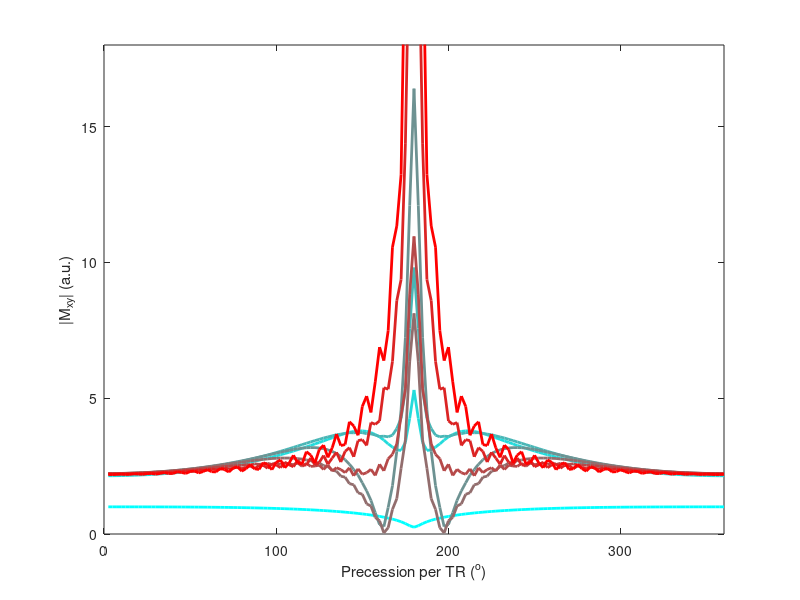
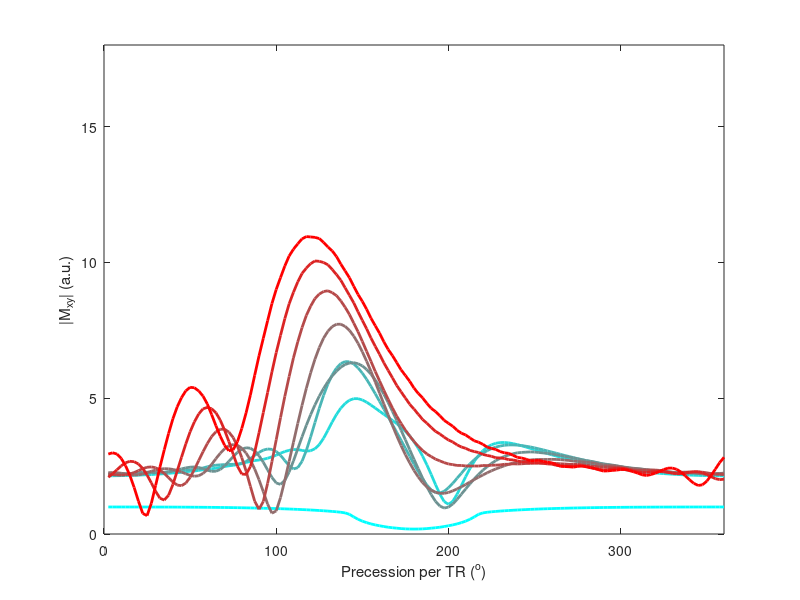
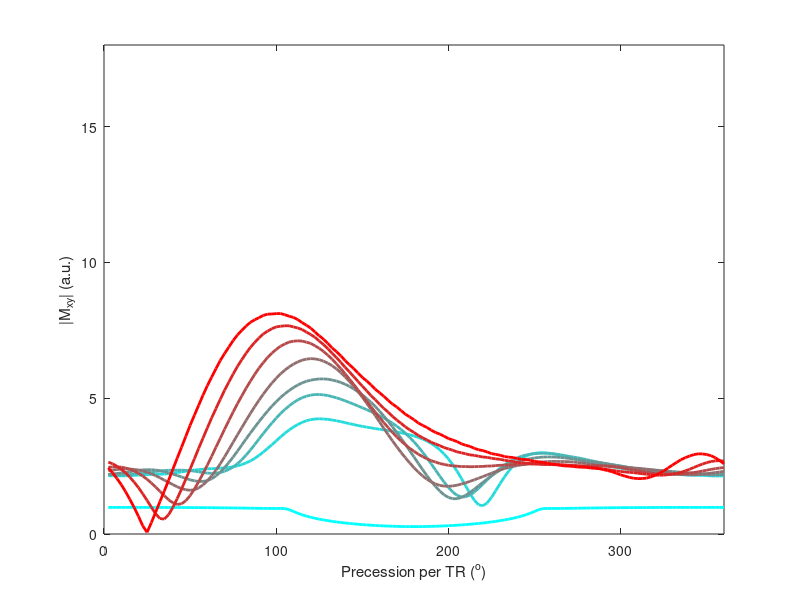
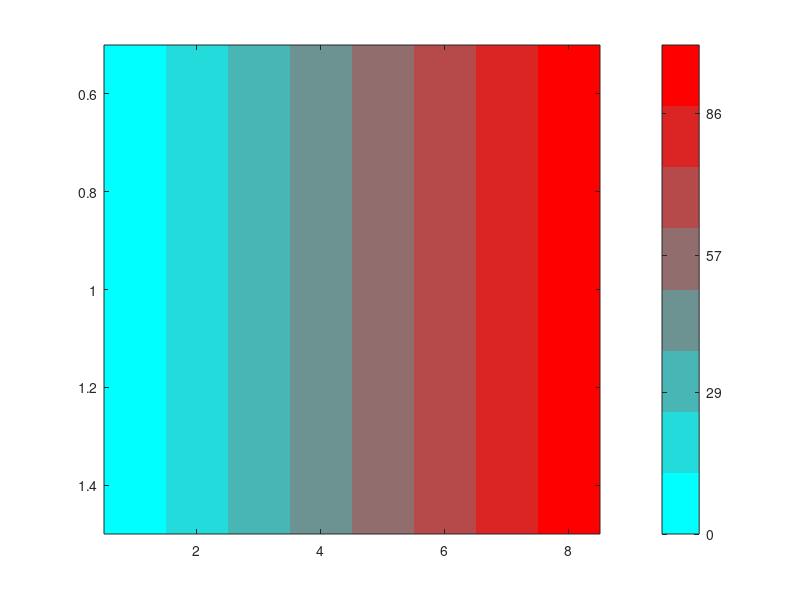

Recreate these plots in MATLAB, in order. (Note: this script raises an error after producing the figures.)
% plot response profile for bssfp with Partial dephasing 
% used for @ISMRM2022 poster presentation, jie xiang @yale mrrc

clear
close all
load('pulsatile_medium.mat')
d_phi = 2.5;
n = 4;
flow_max = 1.2; % cm/s

flow_max = max(find(flow_vect<flow_max));
color_param = linspace(0, 1, length(flow_vect(1:n:flow_max)))';
newDefaultColors = [color_param 1-color_param 1-color_param];

for i = 1:3
figure, set(gca, 'ColorOrder', newDefaultColors, 'NextPlot', 'replacechildren');
plot(d_phi:d_phi:360, (spectral_profs(1:n:flow_max, :, i))','LineWidth',2)
xlabel('Precession per TR (^o)'), ylabel('|M_{xy}| (a.u.)')
axis([0 360 0 18])
end

spin_replacement_rate = 100 * flow_vect * 3.5/6; % 3.5 ms TR, 6 mm FWHM slice
spin_replacement_rate = 100 * flow_vect(1:n:flow_max); % cm/s
figure, imagesc(round(spin_replacement_rate)), colormap(newDefaultColors), cbr_h = colorbar;
set(cbr_h, 'YTick', round(spin_replacement_rate(1:2:end)))


%%
newDefaultColors =[
1 0.85 0.1;
0.9290 0.6940 0.1250;
0.8990 0.5040 0.1120;
0.8500 0.3250 0.0980;
0.7400 0.2050 0.1480;
0.6350 0.0780 0.2040
0.5200 0      0.2500]

%%
color_param = linspace(0.3, 1, 7)';
% newDefaultColors = [color_param 1-color_param 1-color_param];
figure, 
set(gca, 'ColorOrder', newDefaultColors, 'NextPlot', 'replacechildren');
plot(d_phi:d_phi:360, (spectral_profs(1, :, 1))','LineWidth',2),hold on
plot(d_phi:d_phi:360, (spectral_profs(1, :, 2))','LineWidth',2), hold on
plot(d_phi:d_phi:360, (spectral_profs(1, :, 3))','LineWidth',2), hold on
plot(d_phi:d_phi:360, (spectral_profs(1, :, 4))'./(max(spectral_profs(1, :, 4))),'LineWidth',2), hold on
plot(d_phi:d_phi:360, (spectral_profs(1, :, 5))'./(max(spectral_profs(1, :, 5))),'LineWidth',2), hold on
plot(d_phi:d_phi:360, (spectral_profs(1, :, 6))'./(max(spectral_profs(1, :, 6))),'LineWidth',2), hold on
plot(d_phi:d_phi:360, (spectral_profs(1, :, 7))'./(max(spectral_profs(1, :, 7))),'LineWidth',2)
xlabel('Precession per TR (^o)'), ylabel('|M_{xy}| (a.u.)')
axis([0 360 0 2])
ylim([0.1,1.1])

%%
color_param = linspace(0, 1, 7)';
% newDefaultColors = [color_param 1-color_param 1-color_param];
figure, 
set(gca, 'ColorOrder', newDefaultColors, 'NextPlot', 'replacechildren');
plot(d_phi:d_phi:360, (spectral_profs(end, :, 1))','LineWidth',2),hold on
plot(d_phi:d_phi:360, (spectral_profs(end, :, 2))','LineWidth',2), hold on
plot(d_phi:d_phi:360, (spectral_profs(end, :, 3))','LineWidth',2), hold on
plot(d_phi:d_phi:360, (spectral_profs(end, :, 4))','LineWidth',2), hold on
plot(d_phi:d_phi:360, (spectral_profs(end, :, 5))','LineWidth',2), hold on
plot(d_phi:d_phi:360, (spectral_profs(end, :, 6))','LineWidth',2), hold on
plot(d_phi:d_phi:360, (spectral_profs(end, :, 7))'./(max(spectral_profs(end, :, 7))),'LineWidth',2)
xlabel('Precession per TR (^o)'), ylabel('|M_{xy}| (a.u.)')
axis([0 360 0 18])
ylim([0,12])
legend('0','1/12','2/12','3/12','4/12','5/12','6/12')

%%
grid on
set(gcf,'Color',[0 0 0]);
set(gca,'Color',[0 0 0]);
set(gca,'xcol','w','ycol','w')
% ylim([0,10])

lgd = legend('0','1/12','2/12','3/12','4/12','5/12');
lgd.Color = 'black';
lgd.TextColor = 'white';

%%
grid on
lgd = legend('0','1/12','2/12','3/12','4/12','5/12','6/12');
